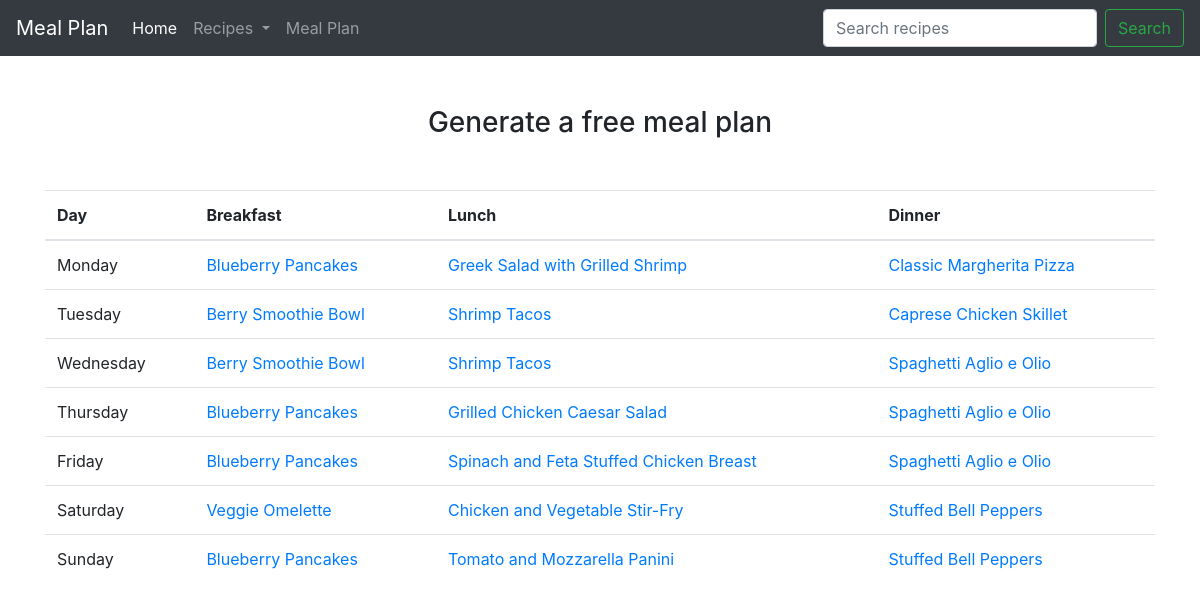
Screenshot of /generate-meal-plan with the database file from the repository.
### recipe/models.py (models this page shows)
class Recipe(models.Model):
    image = models.ImageField(upload_to='static/images', blank=True, default='static/images/pineapple_rubix.png')
    name = models.CharField(max_length=45)
    mealType = models.CharField(choices=MEAL_TYPES, default='Other', max_length=10)
    description = models.TextField(blank=True, max_length=200)
    directions = models.TextField(blank=True)
    prepTime = models.IntegerField(blank=True, default=0)
    cookTime = models.IntegerField(blank=True, default=0)
    standTime = models.IntegerField(blank=True, default=0)
    emphasis = models.FloatField(blank=True, default=1.0)

### recipe/views.py (the view)
# urls.py: path('generate-meal-plan', meal_plan, name='meal_plan'),
def meal_plan(request):
    try:
        recipes = Recipe.objects.all()
        breakfast_recipes = recipes.filter(mealType='Breakfast')
        lunch_recipes = recipes.filter(mealType='Lunch')
        dinner_recipes = recipes.filter(mealType='Dinner')
        days_of_week = ['Monday', 'Tuesday', 'Wednesday', 'Thursday', 'Friday', 'Saturday', 'Sunday']
        meal_plan_storage = []
        for day in days_of_week:
            breakfast = choices(breakfast_recipes, k=1, weights=[recipe.emphasis for recipe in breakfast_recipes])[0]
            lunch = choices(lunch_recipes, k=1, weights=[recipe.emphasis for recipe in lunch_recipes])[0]
            dinner = choices(dinner_recipes, k=1, weights=[recipe.emphasis for recipe in dinner_recipes])[0]
            meal_plan_storage.append({'day': day, 'breakfast': breakfast, 'lunch': lunch, 'dinner': dinner})
        return render(request, 'recipe/meal_plan.html', {'page_title': 'Meal Plan', 'meal_plan': meal_plan_storage})
    except IndexError:
        messages.error(request, 'Not enough recipes in each category to generate a meal plan.')
        return HttpResponseRedirect(reverse_lazy('recipe_list'))

### templates/recipe/meal_plan.html
{% extends 'recipe/base.html' %}
{% block content %}
    <div class="page-header">
        <h3>Generate a free meal plan</h3>
    </div>
    <table class="table">
        <thead>
        <tr>
            <th scope="col">Day</th>
            <th scope="col">Breakfast</th>
            <th scope="col">Lunch</th>
            <th scope="col">Dinner</th>
        </tr>
        </thead>
        <tbody>
        {% for day in meal_plan %}
            <tr>
                <td>{{ day.day }}</td>
                <td><a href="/recipe/{{ day.breakfast.id }}">{{ day.breakfast.name }}</a></td>
                <td><a href="/recipe/{{ day.lunch.id }}">{{ day.lunch.name }}</a></td>
                <td><a href="/recipe/{{ day.dinner.id }}">{{ day.dinner.name }}</a></td>
            </tr>
        {% endfor %}
        </tbody>
    </table>
{% endblock %}

### templates/recipe/base.html (shortened to what this page needs)
{% load bootstrap4 %}
{% load static %}
<!DOCTYPE html>
<html lang="en">
<head>
    {% bootstrap_css %}
    <link rel="stylesheet" type="text/css" href="{% static '/css/main.css' %}">
</head>
<body>
<nav class="navbar navbar-expand-lg navbar-dark bg-dark">
    <a class="navbar-brand">{{ page_title }}</a>
    <div class="collapse navbar-collapse" id="navbarSupportedContent">
        <ul class="navbar-nav mr-auto">
            <li class="nav-item active">
                <a class="nav-link" href="/dashboard">Home <span class="sr-only">(current)</span></a>
            </li>
            <li class="nav-item dropdown">
                <a class="nav-link dropdown-toggle" href="#" id="navbarDropdown" role="button" data-toggle="dropdown"
                   aria-haspopup="true" aria-expanded="false">
                    Recipes
                </a>
            </li>
            <li class="nav-item">
                <a class="nav-link" href="/generate-meal-plan">Meal Plan</a>
            </li>
        </ul>
        <form method="GET" action="{% url 'search_recipes' %}" class="form-inline my-2 my-lg-0">
            <input class="form-control mr-sm-2" type="search" name="q" placeholder="Search recipes" aria-label="Search">
            <button class="btn btn-outline-success my-2 my-sm-0" type="submit">Search</button>
        </form>
    </div>
</nav>
<div class="container">
    {% block content %}
    {% endblock %}
</div>
</body>
</html>

### static/css/main.css (style rules this page uses)
div.page-header { text-align: center; margin: 50px; }
div.container { margin-top: 25px; }

### rows the page displays
Recipe: day "Monday", breakfast.name "Blueberry Pancakes", lunch.name "Greek Salad with Grilled Shrimp", dinner.name "Classic Margherita Pizza", day "Thursday", lunch.name "Grilled Chicken Caesar Salad", dinner.name "Spaghetti Aglio e Olio", day "Friday", lunch.name "Spinach and Feta Stuffed Chicken Breast", day "Sunday", lunch.name "Tomato and Mozzarella Panini", dinner.name "Stuffed Bell Peppers"
Recipe: day "Tuesday", breakfast.name "Berry Smoothie Bowl", lunch.name "Shrimp Tacos", dinner.name "Caprese Chicken Skillet", day "Wednesday", dinner.name "Spaghetti Aglio e Olio"
Recipe: day "Saturday", breakfast.name "Veggie Omelette", lunch.name "Chicken and Vegetable Stir-Fry", dinner.name "Stuffed Bell Peppers"

### other values shown
{{ page_title }} "Meal Plan"
